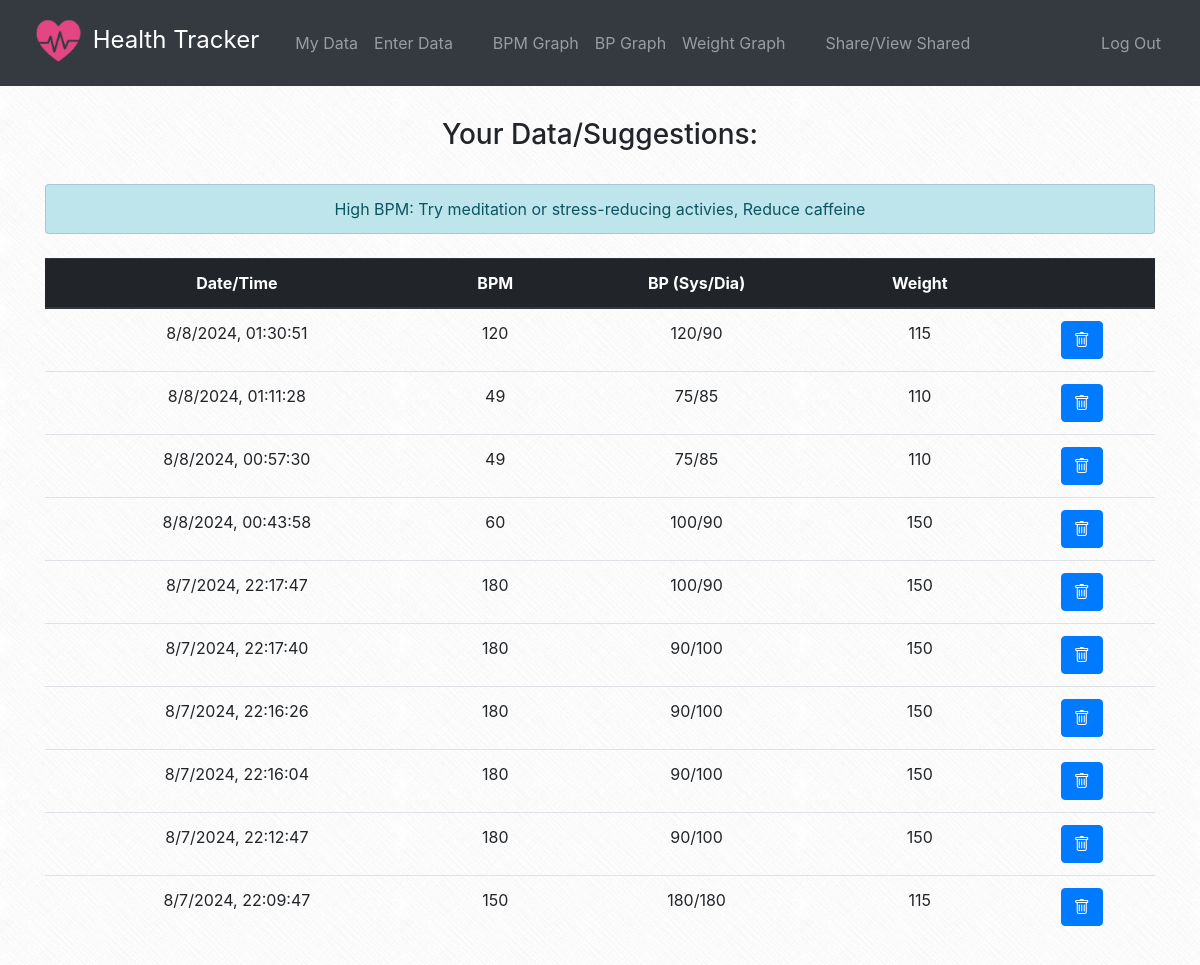
Before: / (signed in) with the older database file.
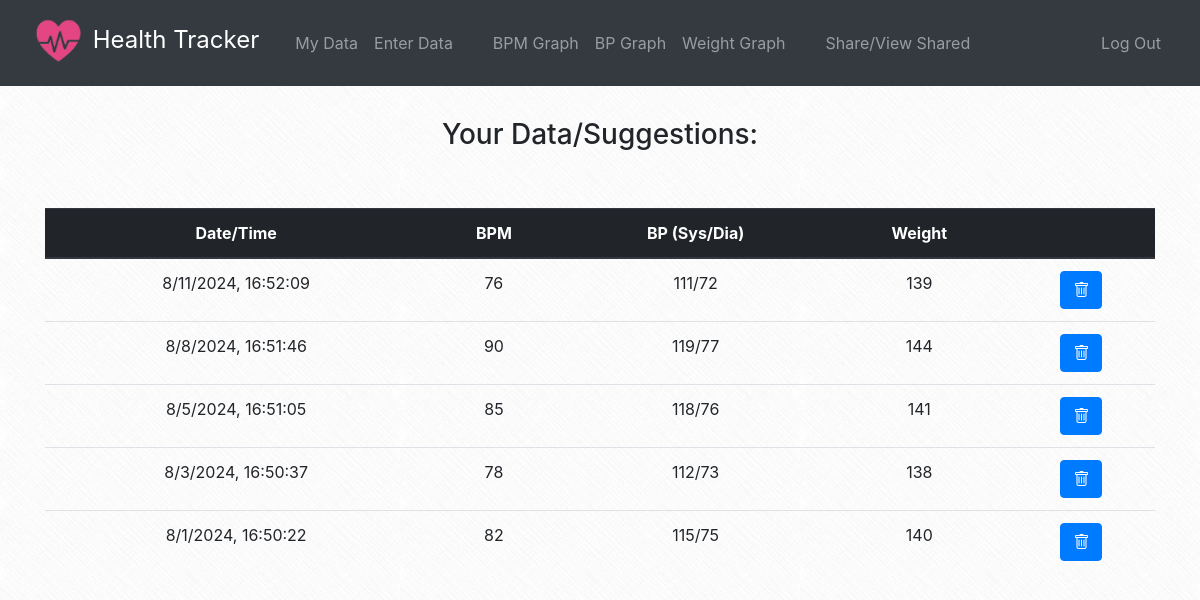
After: the same page with the newer database file.
### tables this page shows
CREATE TABLE records(id INTEGER PRIMARY KEY AUTOINCREMENT NOT NULL, bpm INTEGER, sys INTEGER, dia INTEGER, weight INTEGER, user_id INTEGER NOT NULL, year INTEGER NOT NULL, month INTEGER NOT NULL, day INTEGER NOT NULL, time TIME NOT NULL, FOREIGN KEY(user_id) REFERENCES users(id));

### app.py (the view)
@app.route('/')
@login_required
def index():
    session["shared_view_id"] = None
    session["shared_view_username"] = None
    conn = sqlite3.connect('health-tracker.db')
    cur = conn.cursor()
    cur.execute('''SELECT year, month, day, time, bpm, sys, dia, weight, id FROM records WHERE user_id = ?
                     ORDER BY year DESC, month DESC, day DESC, time DESC''', (session["user_id"],))
    rows = cur.fetchall()
    cur.execute('''SELECT dob_year, dob_month, dob_day FROM users WHERE id = ?''', (session["user_id"],))
    dob = cur.fetchone()
    dob_year = dob[0]
    dob_month = dob[1]
    dob_day = dob[2]
    cur.close()
    conn.close()
    age = calculate_age(dob_year, dob_month, dob_day)
    suggestions = get_suggestions(age, session["user_id"])
    return render_template("index.html", rows=rows, suggestions=suggestions)

### app.py (called while the page is built)
@app.after_request
def after_request(response):
    response.headers["Cache-Control"] = "no-cache, no-store, must-revalidate"
    response.headers["Expires"] = 0
    response.headers["Pragma"] = "no-cache"
    return response

### helpers.py (called while the page is built)
def calculate_age(dob_year, dob_month, dob_day):
    today = datetime.today()
    age = today.year - dob_year
    if today.month < dob_month:
        age -= 1
    elif today.month == dob_month:
        if today.day < dob_day:
            age -=1
    return age

def login_required(f):
    @wraps(f)
    def decorated_function(*args, **kwargs):
        if session.get("user_id") is None:
            return redirect("/login")
        return f(*args, **kwargs)
    return decorated_function

### templates/index.html (shortened to what this page needs)
{% extends "layout.html" %}
{% block main %}
<h3>Your Data/Suggestions:</h3>
<br>
<ul class="list-group">
{% for suggestion in suggestions %}
    <li class="list-group-item list-group-item-info">{{ suggestion }}</li>
{% endfor %}
</ul>
<br>
<table class="table">
    <thead class="thead-dark">
        <tr>
            <th scope="column">Date/Time</th>
            <th scope="column">BPM</th>
            <th scope="column">BP (Sys/Dia)</th>
            <th scope="column">Weight</th>
            <th scope="column"></th>
        </tr>
    </thead>
    <tbody>
        {% for row in rows %}
        <tr>
            <td>{{ row[1] }}/{{ row[2] }}/{{ row[0] }}, {{ row[3] }}</td>
            <td>{{ row[4] }}</td>
            <td>{{ row[5] }}/{{ row[6] }}</td>
            <td>{{ row[7] }}</td>
            <td>
                <form action="/delete_entry" method="post">
                    <button class="btn btn-primary bi bi-trash" type="submit"></button>
                </form>
            </td>
        </tr>
    {% endfor %}
    </tbody>
</table>
{% endblock %}

### templates/layout.html (shortened to what this page needs)
<!DOCTYPE html>
<html lang="en">
    <head>
        <link rel="stylesheet" href="https://cdn.jsdelivr.net/npm/bootstrap@4.0.0/dist/css/bootstrap.min.css">
        <link rel="stylesheet" href="https://cdn.jsdelivr.net/npm/bootstrap-icons@1.11.3/font/bootstrap-icons.min.css">
    </head>
    <body>
        <nav class="navbar navbar-dark  navbar-expand-md bg-dark">
            <div class="container-fluid">
                <a class="navbar-brand" href="#">
                    <img src="static/images/Heart-rate-symbol.png" style="height:5vw" class=" img-fluid align-center" alt='Image Of Heart'>
                    <span class="align-center" style="font-size:larger">Health Tracker</span>
                </a>
                <div class="collapse navbar-collapse" id="navbar">
                    {% if session["user_id"] %}
                        {% if session["shared_view_id"] %}
                            <ul class="navbar-nav me-auto d-flex align-items-center">
                                <li><a class="nav-item nav-link" style="margin-left: 1vw;"href="/shared_data">{{ session["shared_view_username"] }}'s Data</a></li>
                                <li class="nav-item" style="margin-left: 2vw;"></li>
                                <li><a class="nav-item nav-link" href="/shared_bpm_graph">BPM Graph</a></li>
                                <li><a class="nav-item nav-link" href="/shared_bp_graph">BP Graph</a></li>
                                <li><a class="nav-item nav-link" href="/shared_weight_graph">Weight Graph</a></li>
                            </ul>
                        {% else %}
                            <ul class="navbar-nav me-auto d-flex align-items-center">
                                <li><a class="nav-item nav-link" style="margin-left: 1vw;" href="/">My Data</a></li>
                                <li><a class="nav-item nav-link" href="/enter">Enter Data</a></li>
                                <li><a class="nav-item nav-link" href="/bpm_graph">BPM Graph</a></li>
                                <li><a class="nav-item nav-link" href="/bp_graph">BP Graph</a></li>
                                <li><a class="nav-item nav-link" href="/weight_graph">Weight Graph</a></li>
                                <li><a class="nav-item nav-link" href="/share">Share/View Shared</a></li>
                            </ul>
                        {% endif %}
                        <ul class="navbar-nav ml-auto d-flex align-items-center">
                            <li><a class="nav-item nav-link" href="/logout">Log Out</a></li>
                        </ul>
                    {% else %}
                        <ul class="navbar-nav ml-auto d-flex align-items-center">
                            <li class="nav-item"><a class="nav-link" href="/register">Sign Up</a></li>
                            <li class="nav-item"><a class="nav-link" href="/login">Log In</a></li>
                        </ul>
                    {% endif %}
                </div>
            </div>
        </nav>
        <main class="container py-5 text-center">
            {% block main %}{% endblock %}
        </main>
    </body>
</html>

### templates/layout.html (style rules this page uses)
.py-5 { padding-top: 2rem !important; padding-bottom: 1rem !important; }
body { background-image: url('/static/images/crossword.png'); background-repeat: repeat; background-attachment: fixed; }

Changed rows visible on the page:
removed records: month "8", day "8", year "2024", time "01:30:51", bpm "120", sys "120", dia "90", weight "115"
removed records: month "8", day "8", year "2024", time "01:11:28", bpm "49", sys "75", dia "85", weight "110"
removed records: month "8", day "8", year "2024", time "00:57:30", bpm "49", sys "75", dia "85", weight "110"
removed records: month "8", day "8", year "2024", time "00:43:58", bpm "60", sys "100", dia "90", weight "150"
removed records: month "8", day "7", year "2024", time "22:17:47", bpm "180", sys "100", dia "90", weight "150"
removed records: month "8", day "7", year "2024", time "22:17:40", bpm "180", sys "90", dia "100", weight "150"
removed records: month "8", day "7", year "2024", time "22:16:26", bpm "180", sys "90", dia "100", weight "150"
removed records: month "8", day "7", year "2024", time "22:16:04", bpm "180", sys "90", dia "100", weight "150"
removed records: month "8", day "7", year "2024", time "22:12:47", bpm "180", sys "90", dia "100", weight "150"
removed records: month "8", day "7", year "2024", time "22:09:47", bpm "150", sys "180", dia "180", weight "115"
added records: month "8", day "11", year "2024", time "16:52:09", bpm "76", sys "111", dia "72", weight "139"
added records: month "8", day "8", year "2024", time "16:51:46", bpm "90", sys "119", dia "77", weight "144"
added records: month "8", day "5", year "2024", time "16:51:05", bpm "85", sys "118", dia "76", weight "141"
added records: month "8", day "3", year "2024", time "16:50:37", bpm "78", sys "112", dia "73", weight "138"
added records: month "8", day "1", year "2024", time "16:50:22", bpm "82", sys "115", dia "75", weight "140"
Other visible differences:
list line gone: "High BPM: Try meditation or stress-reducing activies, Reduce caffeine"
